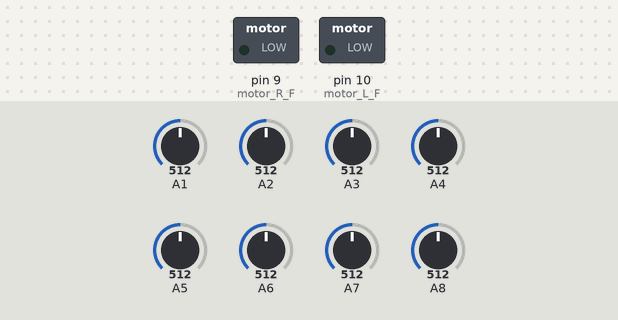
This program was run on a simulated Teensy 4. Parts: switched loads named in the program (green lamp = pin HIGH). The test bench sets the inputs (shaded band); at power-on: A1 = 512, A5 = 512, A6 = 512, A7 = 512, A2 = 512, A3 = 512, A4 = 512, A8 = 512.

Above: at 12.4 s.
12.5 s: A1 set to 531
At 13.7 s:
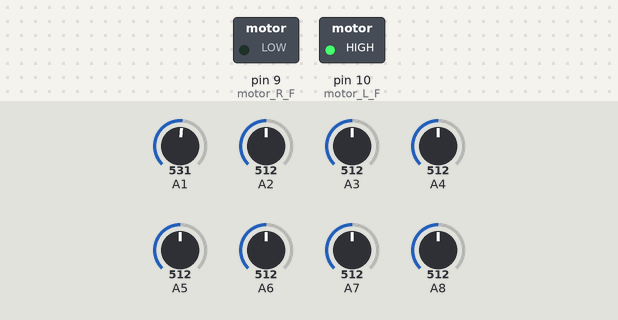
14.0 s: A5 set to 521
At 14.9 s:
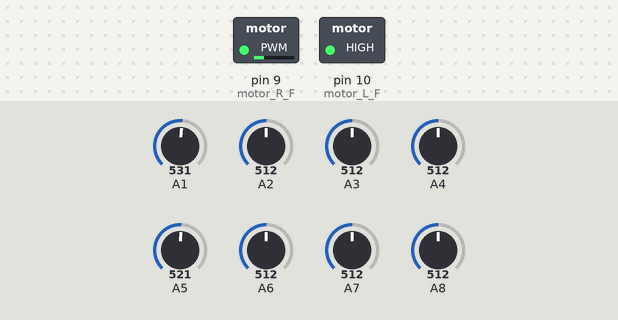
15.5 s: A6 set to 525
At 16.0 s:
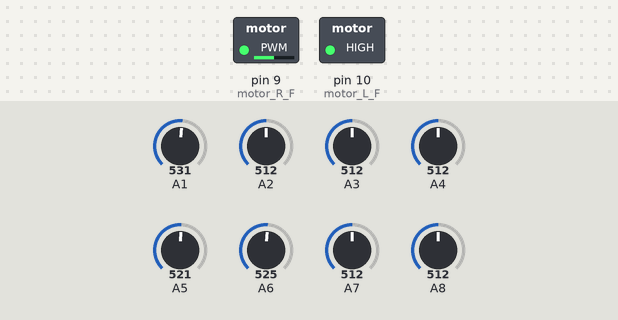
17.0 s: A7 set to 716
At 18.2 s:
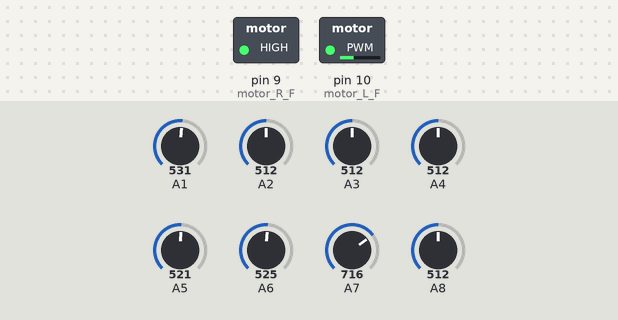
18.5 s: A2 set to 716
At 19.6 s:
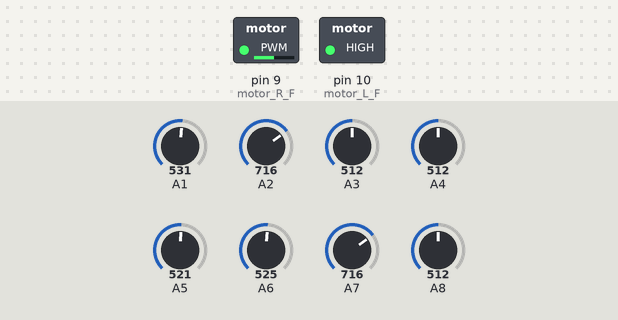
20.0 s: A3 set to 716
At 20.7 s:
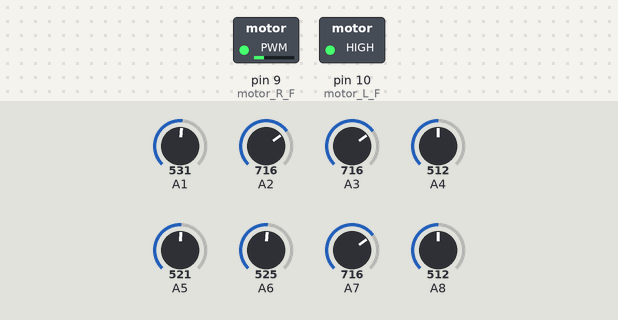
Timing chart, 0 to 22.5 s (numbered marks = the images above; inputs shaded):
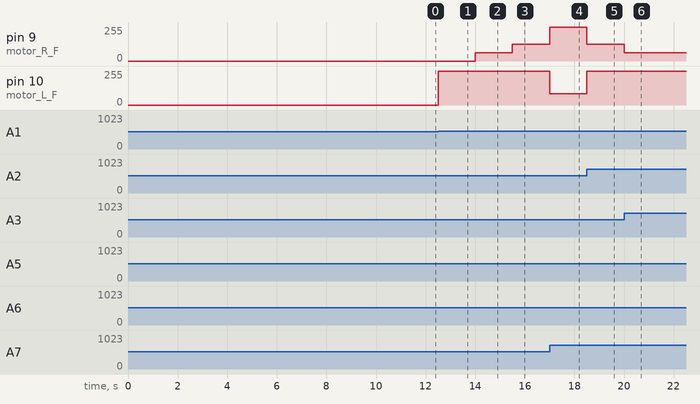

The program:

main.cpp
```cpp
#include <Arduino.h>
#include <QTRSensors.h>

QTRSensors qtr;  // Opprett QTR-sensorobjekt
uint8_t sensor_pins[] = {1, 2, 3, 4, 5, 6, 7, 8}; // Sensor pins
int weights[] = {4, 3, 2, 1, -1, -2, -3, -4}; // Vekt for hver sensor
int motor_R_F = 9;  // Motor_Right_Forward
int motor_L_F = 10; // Motor_Left_Forward

uint16_t sensor_values[8]; // Array for sensorverdier, må være uint16_t
int sensorweight = 0;
int minimum = 500;

void setup() {
    // Initialiser QTR-sensorene
    qtr.setTypeAnalog();
    qtr.setSensorPins(sensor_pins, 8); // Sett opp sensorene

    pinMode(motor_R_F, OUTPUT);
    pinMode(motor_L_F, OUTPUT);

    // Kalibrer sensorene
    for (int i = 0; i < 250; i++) {
        qtr.calibrate();
        delay(20);
    }
}

void loop() {
    sensorweight = 0; // Nullstill vekten før ny lesing

    // Les kalibrerte sensorverdier
    qtr.readCalibrated(sensor_values);

    // Beregn vekten basert på aktive sensorer
    for (int i = 0; i < 8; i++) {
        if (sensor_values[i] > minimum) {
            sensorweight += weights[i];
        }
    }

    // Nullstill sensorvekten hvis ingen sensorer er aktive
    bool noSensorActive = true;
    for (int i = 0; i < 8; i++) {
        if (sensor_values[i] > minimum) {
            noSensorActive = false;
            break;
        }
    }
    if (noSensorActive) {
        sensorweight = 100;
    }

    // Motorstyring basert på sensorvekt
    switch (sensorweight) {
        case 100: // Ingen sensorer aktive
            digitalWrite(motor_R_F, LOW);
            digitalWrite(motor_L_F, LOW);
            break;

        case 4: // Sving til høyre
            digitalWrite(motor_R_F, LOW);
            digitalWrite(motor_L_F, HIGH);
            break;

        case 3:
            analogWrite(motor_R_F, 255 / 4);
            digitalWrite(motor_L_F, HIGH);
            break;

        case 2:
            analogWrite(motor_R_F, 255 / 3);
            digitalWrite(motor_L_F, HIGH);
            break;

        case 1:
            analogWrite(motor_R_F, 255 / 2);
            digitalWrite(motor_L_F, HIGH);
            break;

        case 0: // Rett frem
            digitalWrite(motor_R_F, HIGH);
            digitalWrite(motor_L_F, HIGH);
            break;

        case -1:
            digitalWrite(motor_R_F, HIGH);
            analogWrite(motor_L_F, 255 / 2);
            break;

        case -2:
            digitalWrite(motor_R_F, HIGH);
            analogWrite(motor_L_F, 255 / 3);
            break;

        case -3:
            digitalWrite(motor_R_F, HIGH);
            analogWrite(motor_L_F, 255 / 4);
            break;

        case -4: // Sving til venstre
            digitalWrite(motor_R_F, HIGH);
            digitalWrite(motor_L_F, LOW);
            break;
    }
}
```

Measured:
- the behaviour switches between 512 and 513 on A1 (found by bisection; images 0 and 1)
- the behaviour switches between 512 and 513 on A5 (found by bisection; images 1 and 2)
- the behaviour switches between 512 and 513 on A6 (found by bisection; images 2 and 3)
- after the input at 12.5 s, pin 10 (motor_L_F): 0/255 → 255/255 at once
- after the input at 14.0 s, pin 9 (motor_R_F): 0/255 → 63/255 at once
- after the input at 15.5 s, pin 9 (motor_R_F): 63/255 → 127/255 at once
- after the input at 17.0 s, pin 9 (motor_R_F): 127/255 → 255/255 at once; pin 10 (motor_L_F): 255/255 → 85/255 at once
- after the input at 18.5 s, pin 9 (motor_R_F): 255/255 → 127/255 at once; pin 10 (motor_L_F): 85/255 → 255/255 at once
- after the input at 20.0 s, pin 9 (motor_R_F): 127/255 → 63/255 at once
